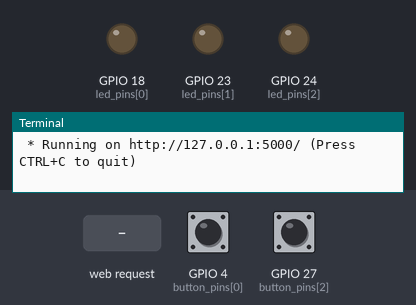
A program run on a simulated Raspberry Pi (BCM pin numbers). On the bench: output pins drawn as LEDs (lit = HIGH), the last lines printed to the terminal. The test bench sets the inputs (shaded band); at power-on: GPIO 4 (button_pins[0]) HIGH, GPIO 27 (button_pins[2]) HIGH. Random numbers come from a fixed seed; a web server runs the application; the clock reads 2024-03-15 10:24:30 at power-on unless the program sets it.

Above: at 1.2 s.
1.3 s: HTTP request for /play received
At 1.8 s:
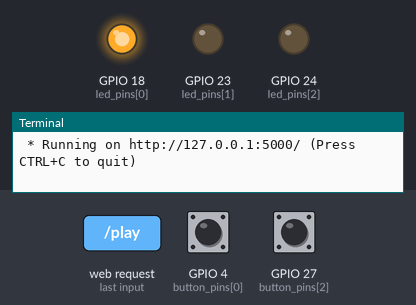
4.3 s: HTTP request for /play received
At 5.3 s:
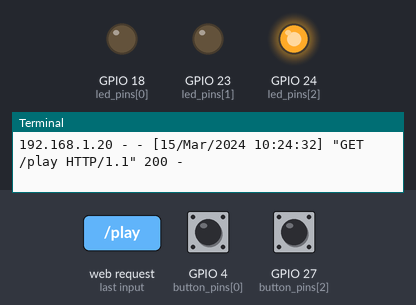
Timing chart, 0 to 7.3 s (numbered marks = the images above; inputs shaded):
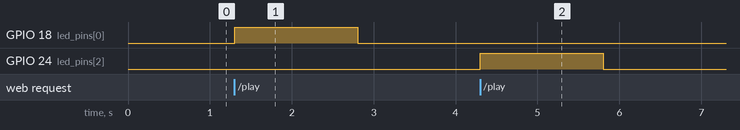

The program:

monSite.py
```python
from flask import Flask, render_template_string
import RPi.GPIO as GPIO
import time
import random

app = Flask(__name__)

# Configuration des broches pour les LEDs
GPIO.setmode(GPIO.BCM)
GPIO.setwarnings(False)
led_pins = [18, 23, 24]
GPIO.setup(led_pins, GPIO.OUT)

# Configuration des broches pour les boutons
button_pins = [4, 17, 27]
GPIO.setup(button_pins, GPIO.IN, pull_up_down=GPIO.PUD_UP)

# Variables du jeu
score = 0
game_over = False

# Fonction pour activer une LED
def activate_led(pin):
    GPIO.output(pin, GPIO.HIGH)

# Fonction pour désactiver une LED
def deactivate_led(pin):
    GPIO.output(pin, GPIO.LOW)

# Fonction pour jouer une partie
def play_game():
    global score
    global game_over
    while not game_over:
        led_pin = random.choice(led_pins)
        activate_led(led_pin)
        time.sleep(1.5)
        deactivate_led(led_pin)
        if GPIO.input(button_pins[led_pins.index(led_pin)]) == GPIO.LOW:
            score += 1
        else:
            game_over = True

# Route pour la page d'accueil
@app.route("/")
def home():
    html = """
    <html>
        <head>
            <title>Jeu de LEDs et de boutons</title>
        </head>
        <body>
            <h1>Bienvenue dans le jeu de LEDs et de boutons !</h1>
            <p>Cliquez sur le bouton ci-dessous pour commencer une partie.</p>
            <form action="/play" method="get">
                <button type="submit">Commencer une partie</button>
            </form>
        </body>
    </html>
    """
    return render_template_string(html)

# Route pour commencer une partie
@app.route("/play")
def play():
    global score
    global game_over
    score = 0
    game_over = False
    play_game()
    html = """
    <html>
        <head>
            <title>Résultat</title>
        </head>
        <body>
            <h1>Partie terminée !</h1>
            <p>Votre score est de {{ score }}.</p>
            <p>Cliquez sur le bouton ci-dessous pour revenir à la page d'accueil.</p>
            <form action="/" method="get">
                <button type="submit">Retour à l'accueil</button>
            </form>
        </body>
    </html>
    """
    return render_template_string(html, score=score)
```

Measured:
- after the input at 1.3 s, GPIO 18 (led_pins[0]): LOW → HIGH at once, → LOW 1.5 s later
- after the input at 4.3 s, GPIO 24 (led_pins[2]): LOW → HIGH at once, → LOW 1.5 s later
